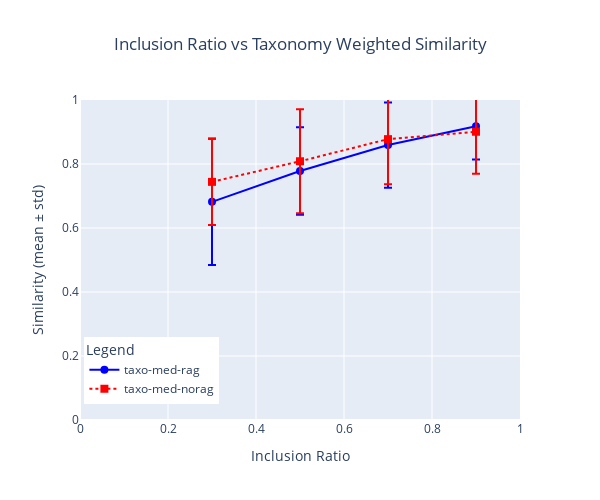
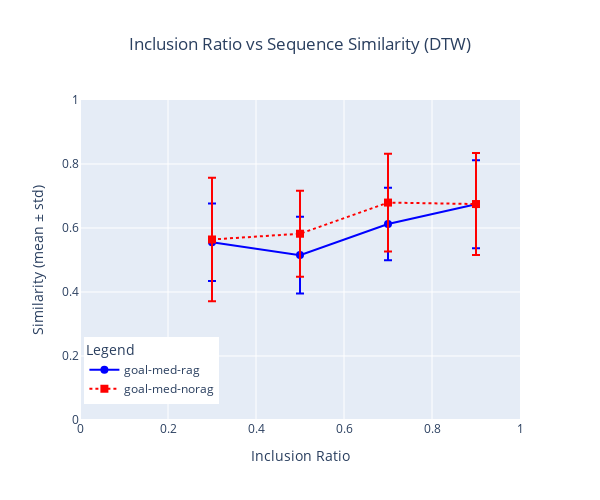

Source (notebook cell) for these figures, in order:
### Code cell
#------------------------------------------------
# Q0: Selection Ratios
#------------------------------------------------


# THIS IS FUNCTION WITHOUT ERROR BAR
# plot_multiple_selection_vs_inclusion_ratio([
#     (df_eval_rag, efil3_human_rag2, "ours-humaneval"),
#     (df_eval_rag, efil3_both_rag2, "ours-strict"),
#     (df_eval_norag, efil3_human_norag2, "norag-humaneval"),
#     (df_eval_norag, efil3_both_norag2, "norag-strict"),
# ], bins=5, title_str='strict evaluator')

# plot_multiple_selection_vs_inclusion_ratio([
#     (df_eval_rag, efil3_human_rag, "ours-humaneval"),
#     (df_eval_rag, efil3_both_rag, "ours-strict"),
#     (df_eval_norag, efil3_human_norag, "norag-humaneval"),
#     (df_eval_norag, efil3_both_norag, "norag-strict"),
# ], bins=5, title_str='strict evaluator')

# plot_multiple_selection_vs_inclusion_ratio([
#     (df_eval_rag, efil3_human_rag, "ours-human"),
#     (df_eval_norag, efil3_both_rag, "ours-strict"),
# ], bins=5, title_str='strict evaluator')

# plot_multiple_selection_vs_inclusion_ratio([
#     (df_eval_rag, efil3_human_norag, "baseline1-human"),
#     (df_eval_norag, efil3_both_norag, "baseline1-strict"),
# ], bins=5, title_str='strict evaluator')

# plot_multiple_selection_vs_inclusion_ratio([
#     (df_eval_raggoal, efil3_human_raggoal, "baseline2-human"),
#     (df_eval_raggoal, efil3_raggoal, "baseline2-strict"),
# ], bins=5, title_str='strict evaluator')

# plot_multiple_selection_vs_inclusion_ratio([
#     (df_eval_noraggoal, efil3_human_noraggoal, "baseline3-human"),
#     (df_eval_noraggoal, efil3_noraggoal, "baseline3-strict"),
# ], bins=5, title_str='strict evaluator')

# draw with barplot
def plot_similarity_vs_inclusion(data_pairs, bins=10, title_str="", column_name=""):
    """
    Plots similarity (mean ± std) vs. inclusion ratio for multiple (df_selected, label) pairs.
    
    Args:
        data_pairs (list of tuples): Each tuple contains (df_selected, label). df_selected must contain 'inclusion_ratio' and 'similarity'.
        bins (int): Number of bins for inclusion_ratio.
        title_str (str): Title for the plot.
    """
    bin_edges = np.linspace(0, 1, bins + 1)
    bin_centers = [(bin_edges[i] + bin_edges[i + 1]) / 2 for i in range(bins)]

    colors = ['blue', 'red', 'green', 'orange', 'purple', 'brown', 'teal', 'pink']
    dash_styles = ['solid', 'dot', 'dash', 'longdash', 'dashdot', 'longdashdot']
    marker_symbols = ['circle', 'square', 'diamond', 'cross', 'x', 'triangle-up']

    fig = go.Figure()

    for i, (df_selected, label) in enumerate(data_pairs):
        # Bin data
        selected_binned = pd.cut(df_selected["inclusion_ratio"], bins=bin_edges, include_lowest=True)
        mean_similarity = df_selected.groupby(selected_binned, observed=True)[column_name].mean()
        std_similarity = df_selected.groupby(selected_binned, observed=True)[column_name].std().fillna(0)

        # Count how many samples are in each bin
        counts = df_selected.groupby(selected_binned, observed=True).size()
        print(f"Counts per bin for {label}:")
        print(counts)


        # Add mean line with error bars (sticks)
        fig.add_trace(go.Scatter(
            x=bin_centers,
            y=mean_similarity.values,
            mode='lines+markers',
            name=label,
            line=dict(color=colors[i % len(colors)], dash=dash_styles[i % len(dash_styles)]),
            marker=dict(symbol=marker_symbols[i % len(marker_symbols)], size=8),
            error_y=dict(
                type='data',
                array=std_similarity.values,
                visible=True,
                color=colors[i % len(colors)]
            )
        ))

    fig.update_layout(
        title=dict(
        text=f"{title_str}",
        x=0.5,  # Center the title
        xanchor='center'  # Anchor the title at the center
        ),
        xaxis_title="Inclusion Ratio",
        yaxis_title="Similarity (mean ± std)",
        xaxis=dict(range=[0.0, 1]),
        yaxis=dict(range=[0, 1]),
        width=600,
        height=500,
        legend=dict(title="Legend", x=0.01, y=0.05),
    )

    fig.show()

def plot_similarity_vs_inclusion_trimmed(data_pairs, bins=4, title_str="", column_name=""):
    import numpy as np
    import pandas as pd
    import plotly.graph_objects as go

    bin_edges = np.linspace(0.2, 1.0, bins + 1)  # Start at 0.2 instead of 0.0
    bin_centers = [(bin_edges[i] + bin_edges[i + 1]) / 2 for i in range(bins)]

    colors = ['blue', 'red', 'green', 'orange']
    dash_styles = ['solid', 'dot', 'dash', 'longdash']
    marker_symbols = ['circle', 'square', 'diamond', 'cross']

    fig = go.Figure()

    for i, (df_selected, label) in enumerate(data_pairs):
        selected_binned = pd.cut(df_selected["inclusion_ratio"], bins=bin_edges, include_lowest=True)
        mean_similarity = df_selected.groupby(selected_binned, observed=True)[column_name].mean()
        std_similarity = df_selected.groupby(selected_binned, observed=True)[column_name].std().fillna(0)

        fig.add_trace(go.Scatter(
            x=bin_centers,
            y=mean_similarity.values,
            mode='lines+markers',
            name=label,
            line=dict(color=colors[i % len(colors)], dash=dash_styles[i % len(dash_styles)]),
            marker=dict(symbol=marker_symbols[i % len(marker_symbols)], size=8),
            error_y=dict(
                type='data',
                array=std_similarity.values,
                visible=True,
                color=colors[i % len(colors)]
            )
        ))

    fig.update_layout(
        title=dict(
            text=f"{title_str}",
            x=0.5,
            xanchor='center'
        ),
        xaxis_title="Inclusion Ratio",
        yaxis_title="Similarity (mean ± std)",
        xaxis=dict(range=[0, 1.0]),
        yaxis=dict(range=[0, 1]),
        width=600,
        height=500,
        legend=dict(title="Legend", x=0.01, y=0.05),
    )

    fig.show()

def compute_bin_stats(df, column_name, start=0.0, stop=1.0, bins=5):
    # Step 1: Define bin edges
    bin_edges = np.linspace(start, stop, bins + 1)
    df['bin'] = pd.cut(df['inclusion_ratio'], bins=bin_edges, include_lowest=True)

    # Step 2: Compute per-bin stats
    bin_stats = df.groupby('bin', observed=True)[column_name].agg(['mean', 'std', 'count']).reset_index()

    # Step 3: Overall stats
    overall_mean = df[column_name].mean()
    overall_std = df[column_name].std()
    overall_count = len(df)

    print("\n🔹 Per-bin stats:")
    print(bin_stats)

    print(f"\n🔸 Overall stats:\nMean = {overall_mean:.3f}, Std = {overall_std:.3f}, Count = {overall_count}")
    
    return bin_stats, overall_mean, overall_std

print("=================================================")
print("SIMILARITY vs INCLUSION")
print("=================================================")
#------------------------------------------------
# Q1: Similarity for EACH BASELINES under Human PASS/FAIL
#------------------------------------------------
# PLOT Similarities of SELECTED VALUES in each bin
# Remove first-bin data (e.g., 0–0.2 if 5 bins)
filtered_data_pairs = []
for df, label in [
    (efil3_human_rag, "taxo-med-rag"),
    (efil3_human_norag, "taxo-med-norag")
]:
    df_filtered = df[df['inclusion_ratio'] > 0.2]  # adjust based on actual bin edges
    filtered_data_pairs.append((df_filtered, label))

plot_similarity_vs_inclusion_trimmed(
    filtered_data_pairs,
    title_str="Inclusion Ratio vs Taxonomy Weighted Similarity",
    bins=4,
    column_name='sim_tax3'
)


filtered_data_pairs2 = []
for df, label in [
    (efil3_raggoal, "goal-med-rag"),
    (efil3_noraggoal, "goal-med-norag")
]:
    df_filtered = df[df['inclusion_ratio'] > 0.2]  # adjust based on actual bin edges
    filtered_data_pairs2.append((df_filtered, label))

plot_similarity_vs_inclusion_trimmed(
    filtered_data_pairs2,
    title_str="Inclusion Ratio vs Sequence Similarity (DTW)",
    bins=4, column_name='sim_seq3'
    )

# similarity between taxonomy
compute_bin_stats(efil3_human_rag, column_name='sim_tax3', start=0.2, stop=1.0, bins=4)
compute_bin_stats(efil3_human_norag, column_name='sim_tax3', start=0.2, stop=1.0, bins=4)

# similarity between sequences
compute_bin_stats(efil3_human_seq_rag, column_name='sim_seq3', start=0.2, stop=1.0, bins=4)
compute_bin_stats(efil3_human_seq_norag, column_name='sim_seq3', start=0.2, stop=1.0, bins=4)
compute_bin_stats(efil3_human_raggoal, column_name='sim_seq3', start=0.2, stop=1.0, bins=4)
compute_bin_stats(efil3_human_noraggoal, column_name='sim_seq3', start=0.2, stop=1.0, bins=4)

### Figure 1 — Plotly figure (JSON) as saved in the notebook; plotly's stock layout.template omitted (floating-point values rounded to 4 significant figures)
{"data": [{"error_y": {"array": [0.1974, 0.1368, 0.1334, 0.1035], "color": "blue", "type": "data", "visible": true}, "line": {"color": "blue", "dash": "solid"}, "marker": {"size": 8, "symbol": "circle"}, "mode": "lines+markers", "name": "taxo-med-rag", "type": "scatter", "x": [0.3, 0.5, 0.7, 0.9], "y": [0.6817, 0.7779, 0.8591, 0.9176]}, {"error_y": {"array": [0.1351, 0.1628, 0.141, 0.1314], "color": "red", "type": "data", "visible": true}, "line": {"color": "red", "dash": "dot"}, "marker": {"size": 8, "symbol": "square"}, "mode": "lines+markers", "name": "taxo-med-norag", "type": "scatter", "x": [0.3, 0.5, 0.7, 0.9], "y": [0.7442, 0.8086, 0.8777, 0.9008]}], "layout": {"height": 500, "legend": {"title": {"text": "Legend"}, "x": 0.01, "y": 0.05}, "title": {"text": "Inclusion Ratio vs Taxonomy Weighted Similarity", "x": 0.5, "xanchor": "center"}, "width": 600, "xaxis": {"range": [0, 1], "title": {"text": "Inclusion Ratio"}}, "yaxis": {"range": [0, 1], "title": {"text": "Similarity (mean ± std)"}}}}

### Figure 2 — Plotly figure (JSON) as saved in the notebook; plotly's stock layout.template omitted (floating-point values rounded to 4 significant figures)
{"data": [{"error_y": {"array": [0.1211, 0.1201, 0.1134, 0.1378], "color": "blue", "type": "data", "visible": true}, "line": {"color": "blue", "dash": "solid"}, "marker": {"size": 8, "symbol": "circle"}, "mode": "lines+markers", "name": "goal-med-rag", "type": "scatter", "x": [0.3, 0.5, 0.7, 0.9], "y": [0.5556, 0.5153, 0.6125, 0.6743]}, {"error_y": {"array": [0.1929, 0.1341, 0.1528, 0.1593], "color": "red", "type": "data", "visible": true}, "line": {"color": "red", "dash": "dot"}, "marker": {"size": 8, "symbol": "square"}, "mode": "lines+markers", "name": "goal-med-norag", "type": "scatter", "x": [0.3, 0.5, 0.7, 0.9], "y": [0.5641, 0.5821, 0.6794, 0.6748]}], "layout": {"height": 500, "legend": {"title": {"text": "Legend"}, "x": 0.01, "y": 0.05}, "title": {"text": "Inclusion Ratio vs Sequence Similarity (DTW)", "x": 0.5, "xanchor": "center"}, "width": 600, "xaxis": {"range": [0, 1], "title": {"text": "Inclusion Ratio"}}, "yaxis": {"range": [0, 1], "title": {"text": "Similarity (mean ± std)"}}}}
